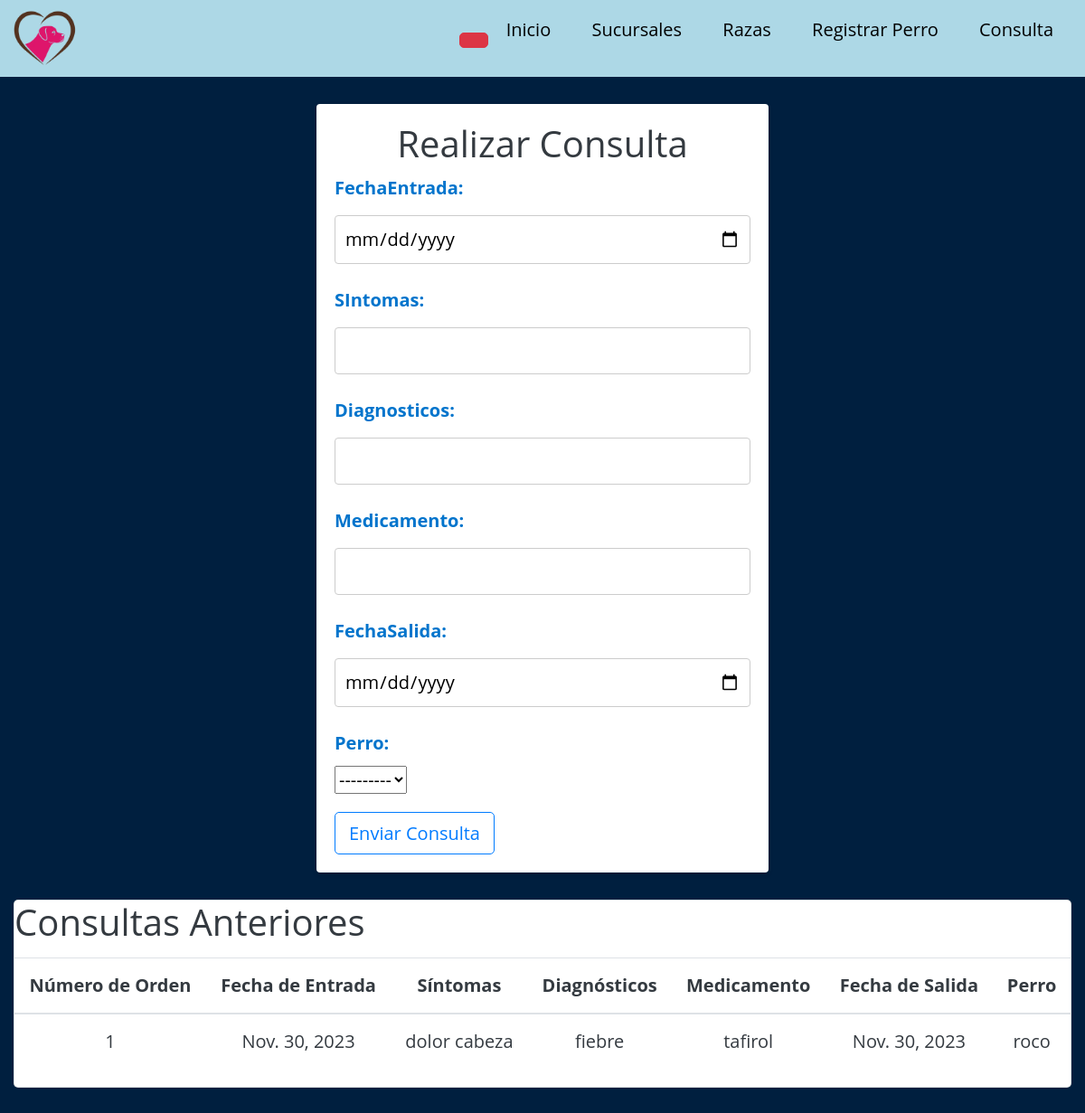
/consulta/, run on the app's committed database.
### app/models.py (models this page shows, shortened)
class Consulta(models.Model):
    numeroOrden = models.IntegerField(primary_key=True, auto_created=True)
    fechaEntrada = models.DateField()
    sIntomas = models.CharField(max_length=255)
    diagnosticos = models.CharField(max_length=255)
    medicamento = models.CharField(max_length=255)
    fechaSalida = models.DateField()
    persona = models.ForeignKey(Persona, on_delete=models.CASCADE, null=True)
    perro = models.ForeignKey(Perro, on_delete=models.CASCADE, related_name='consultas')

class Perro(models.Model):
    numeroHistoriaClinica = models.BigAutoField(primary_key=True)
    nombre = models.CharField(max_length=255)
    fechaNacimiento = models.DateField()
    raza = models.ForeignKey('Raza', on_delete=models.CASCADE)
    pesoActual = models.FloatField()
    alturaActual = models.FloatField()
    sexo = models.CharField(max_length=255)
    historialMascotas = models.ForeignKey('HistorialMascotas', on_delete=models.CASCADE ,null=True)
    consulta = models.TextField(null=True)
    vacuna = models.CharField(("vacuna;"), max_length=100,null=True)
    sucursal = models.ForeignKey("Sucursal", on_delete=models.CASCADE)
    def __str__(self) -> str:
        return self.nombre

### app/views.py (the view)
# urls.py: path('consulta/', consulta_view, name="consultas"),
def consulta_view(request):
    consultas = Consulta.objects.all()
    if request.method == 'POST':
        form = ConsultaForm(request.POST)
        if form.is_valid():
            form.save()
            return redirect('/consulta/')
    else:
        form = ConsultaForm()
    return render(request, 'agregar_consulta.html', {'form': form, 'consultas': consultas})

### app/forms.py
class ConsultaForm(forms.ModelForm):
    class Meta:
        model = Consulta
        fields = ['fechaEntrada', 'sIntomas', 'diagnosticos', 'medicamento', 'fechaSalida', 'perro']
        widgets = {
        'fechaEntrada': forms.DateInput(attrs={'type': 'date'}),
        'fechaSalida': forms.DateInput(attrs={'type': 'date'}),
        }

### app/templates/agregar_consulta.html (shortened to what this page needs)
{% extends 'index.html'%}
{% load static  %}
{% block head %}
    <link rel="stylesheet" href="{% static 'CSS/styles.css' %}">
    <link rel="stylesheet" href="{% static 'JS/index.js' %}">
    <link rel="stylesheet" href="https://cdn.jsdelivr.net/npm/bootstrap@4.0.0/dist/css/bootstrap.min.css">
    <link rel="stylesheet" href="{% static 'CSS/RegisterPerros.css' %}">
{% endblock%}
{% block content %}
<div class="container mt-4">
    <div class="text-dark">
        <h2>Realizar Consulta</h2>
    </div>
    <form method="post">
        {{ form.as_p }}
        <button class="btn btn-outline-primary" type="submit">Enviar Consulta</button>
    </form>
</div>
<div class="container-fluid text-dark mt-4">
    <div class="card">
    <h2 class="card-title">Consultas Anteriores</h2>
    <table class="table table-hover text-center">
        <thead>
            <tr>
                <th scope="col"> Número de Orden</th>
                <th scope="col"> Fecha de Entrada</th>
                <th scope="col"> Síntomas</th>
                <th scope="col"> Diagnósticos</th>
                <th scope="col"> Medicamento</th>
                <th scope="col"> Fecha de Salida</th>
                <th scope="col"> Perro</th>
            </tr>
        </thead>
        <tbody>
            {% for consulta in consultas %}
                <tr>
                    <td>{{ consulta.numeroOrden }}</td>
                    <td>{{ consulta.fechaEntrada }}</td>
                    <td>{{ consulta.sIntomas }}</td>
                    <td>{{ consulta.diagnosticos }}</td>
                    <td>{{ consulta.medicamento }}</td>
                    <td>{{ consulta.fechaSalida }}</td>
                    <td>{{ consulta.perro.nombre }}</td>
                </tr>
            {% endfor %}
        </tbody>
    </table>
    </div>
</div>
<br><br><br>
{% endblock %}

### app/static/CSS/styles.css (style rules this page uses)
* { box-sizing: border-box; margin: 0; padding: 0; font-family: 'Nunito', sans-serif; font-size: 20px; }
body { background-color: #fff59d; min-width: 400px; }
* { margin: 0; padding: 0; box-sizing: border-box; font-family: 'Open Sans', sans-serif; }

### app/static/CSS/RegisterPerros.css (style rules this page uses)
body { font-family: Arial, sans-serif; background-color: #001f3f; color: #fff; }
.container { background-color: #fff; border-radius: 10px; padding: 20px; box-shadow: 0 4px 8px rgba(0, 0, 0, 0.1); }
label { font-weight: bold; display: block; color: #0074cc; margin-top: 10px; }
input[type="text"], input[type="number"], input[type="email"], input[type="date"] { width: 100%; padding: 10px; margin: 5px 0; border: 1px solid #ccc; border-radius: 4px; box-sizing: border-box; }
.container { background-color: #ffffff; padding: 20px; border-radius: 4px; box-shadow: 0 2px 5px rgba(0, 0, 0, 0.2); max-width: 500px; margin: 0 auto; }
.container h2 { text-align: center; }

### data on the page
Consulta: numeroOrden "1", fechaEntrada "Nov. 30, 2023", sIntomas "dolor cabeza", diagnosticos "fiebre", medicamento "tafirol", fechaSalida "Nov. 30, 2023", perro.nombre "roco"
